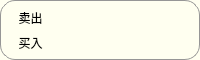
                        <widget class="QFrame" name="frame_58">
                         <property name="minimumSize">
                          <size>
                           <width>0</width>
                           <height>60</height>
                          </size>
                         </property>
                         <property name="maximumSize">
                          <size>
                           <width>16777215</width>
                           <height>60</height>
                          </size>
                         </property>
                         <property name="styleSheet">
                          <string notr="true">QFrame {	
	background-color: rgb(255, 255, 240);
	border: 1px solid rgb(150, 150, 150);
	border-radius: 15px;
	padding: 1px;
}
QFrame:hover {
	border: 2px solid rgb(0, 0, 0);
}</string>
                         </property>
                         <property name="frameShape">
                          <enum>QFrame::StyledPanel</enum>
                         </property>
                         <property name="frameShadow">
                          <enum>QFrame::Raised</enum>
                         </property>
                         <layout class="QVBoxLayout" name="verticalLayout_41">
                          <property name="spacing">
                           <number>0</number>
                          </property>
                          <property name="leftMargin">
                           <number>3</number>
                          </property>
                          <property name="topMargin">
                           <number>0</number>
                          </property>
                          <property name="rightMargin">
                           <number>3</number>
                          </property>
                          <property name="bottomMargin">
                           <number>0</number>
                          </property>
                          <item>
                           <widget class="QFrame" name="frame_59">
                            <property name="styleSheet">
                             <string notr="true">QFrame {	
	border-radius: 10px;
	border: none;
}

</string>
                            </property>
                            <property name="frameShape">
                             <enum>QFrame::StyledPanel</enum>
                            </property>
                            <property name="frameShadow">
                             <enum>QFrame::Raised</enum>
                            </property>
                            <layout class="QHBoxLayout" name="horizontalLayout_26">
                             <property name="spacing">
                              <number>20</number>
                             </property>
                             <property name="leftMargin">
                              <number>0</number>
                             </property>
                             <property name="topMargin">
                              <number>3</number>
                             </property>
                             <property name="rightMargin">
                              <number>0</number>
                             </property>
                             <property name="bottomMargin">
                              <number>0</number>
                             </property>
                             <item>
                              <widget class="QLabel" name="label_3">
                               <property name="styleSheet">
                                <string notr="true">background-color: rgba(0, 0, 0, 0);
color: rgb(0, 0, 0);
font: 700 12pt &quot;等线&quot;;
border-radius: 5px;
border: none;</string>
                               </property>
                               <property name="text">
                                <string>卖出</string>
                               </property>
                               <property name="alignment">
                                <set>Qt::AlignCenter</set>
                               </property>
                              </widget>
                             </item>
                             <item>
                              <widget class="QLabel" name="label_ask_price1">
                               <property name="styleSheet">
                                <string notr="true">background-color: rgbA(0, 0, 0, 0);
color: rgb(255, 0, 0);
font: 700 16pt &quot;等线&quot;;
border-radius: 5px;
border: none;</string>
                               </property>
                               <property name="text">
                                <string/>
                               </property>
                               <property name="alignment">
                                <set>Qt::AlignCenter</set>
                               </property>
                              </widget>
                             </item>
                             <item>
                              <widget class="QLabel" name="label_ask_volume1">
                               <property name="styleSheet">
                                <string notr="true">background-color: rgbA(0, 0, 0, 0);
color: rgb(255, 255, 0);
font: 700 16pt &quot;等线&quot;;
border-radius: 5px;
border: none;</string>
                               </property>
                               <property name="text">
                                <string/>
                               </property>
                               <property name="alignment">
                                <set>Qt::AlignCenter</set>
                               </property>
                              </widget>
                             </item>
                            </layout>
                           </widget>
                          </item>
                          <item>
                           <widget class="QFrame" name="frame_77">
                            <property name="styleSheet">
                             <string notr="true">QFrame {	
	border-radius: 10px;
	border: none;
}

</string>
                            </property>
                            <property name="frameShape">
                             <enum>QFrame::StyledPanel</enum>
                            </property>
                            <property name="frameShadow">
                             <enum>QFrame::Raised</enum>
                            </property>
                            <layout class="QHBoxLayout" name="horizontalLayout_30">
                             <property name="spacing">
                              <number>20</number>
                             </property>
                             <property name="leftMargin">
                              <number>0</number>
                             </property>
                             <property name="topMargin">
                              <number>0</number>
                             </property>
                             <property name="rightMargin">
                              <number>0</number>
                             </property>
                             <property name="bottomMargin">
                              <number>3</number>
                             </property>
                             <item>
                              <widget class="QLabel" name="label_17">
                               <property name="styleSheet">
                                <string notr="true">background-color: rgba(0, 0, 0, 0);
color: rgb(0, 0, 0);
font: 700 12pt &quot;等线&quot;;
border-radius: 5px;
border: none;</string>
                               </property>
                               <property name="text">
                                <string>买入</string>
                               </property>
                               <property name="alignment">
                                <set>Qt::AlignCenter</set>
                               </property>
                              </widget>
                             </item>
                             <item>
                              <widget class="QLabel" name="label_bid_price1">
                               <property name="styleSheet">
                                <string notr="true">background-color: rgbA(0, 0, 0, 0);
color: rgb(255, 0, 0);
font: 700 16pt &quot;等线&quot;;
border-radius: 5px;
border: none;</string>
                               </property>
                               <property name="text">
                                <string/>
                               </property>
                               <property name="alignment">
                                <set>Qt::AlignCenter</set>
                               </property>
                              </widget>
                             </item>
                             <item>
                              <widget class="QLabel" name="label_bid_volume1">
                               <property name="styleSheet">
                                <string notr="true">background-color: rgbA(0, 0, 0, 0);
color: rgb(255, 255, 0);
font: 700 16pt &quot;等线&quot;;
border-radius: 5px;
border: none;</string>
                               </property>
                               <property name="text">
                                <string/>
                               </property>
                               <property name="alignment">
                                <set>Qt::AlignCenter</set>
                               </property>
                              </widget>
                             </item>
                            </layout>
                           </widget>
                          </item>
                         </layout>
                        </widget>
